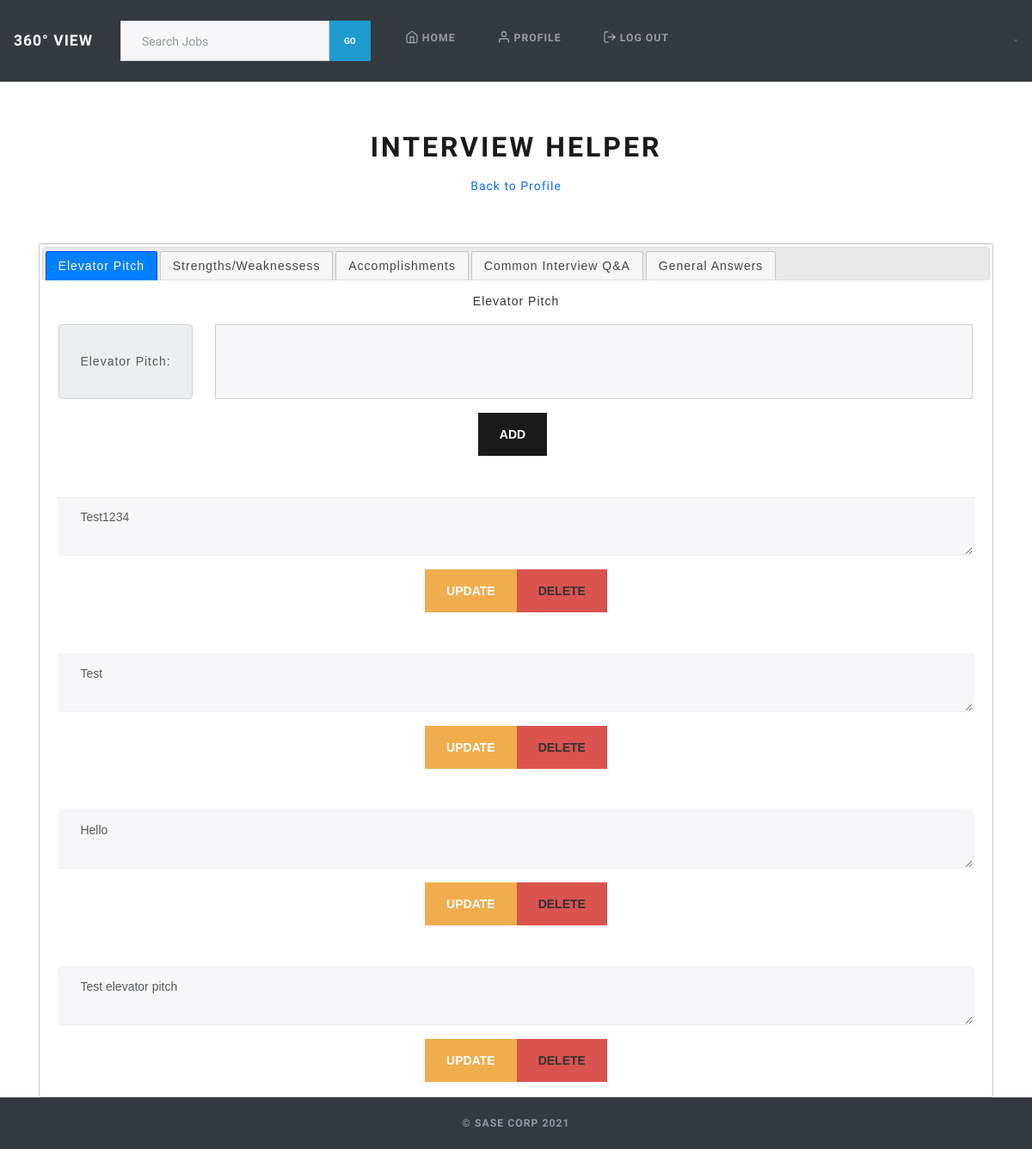
Page /job/interview_helper/3 (signed in) on the earlier database version.
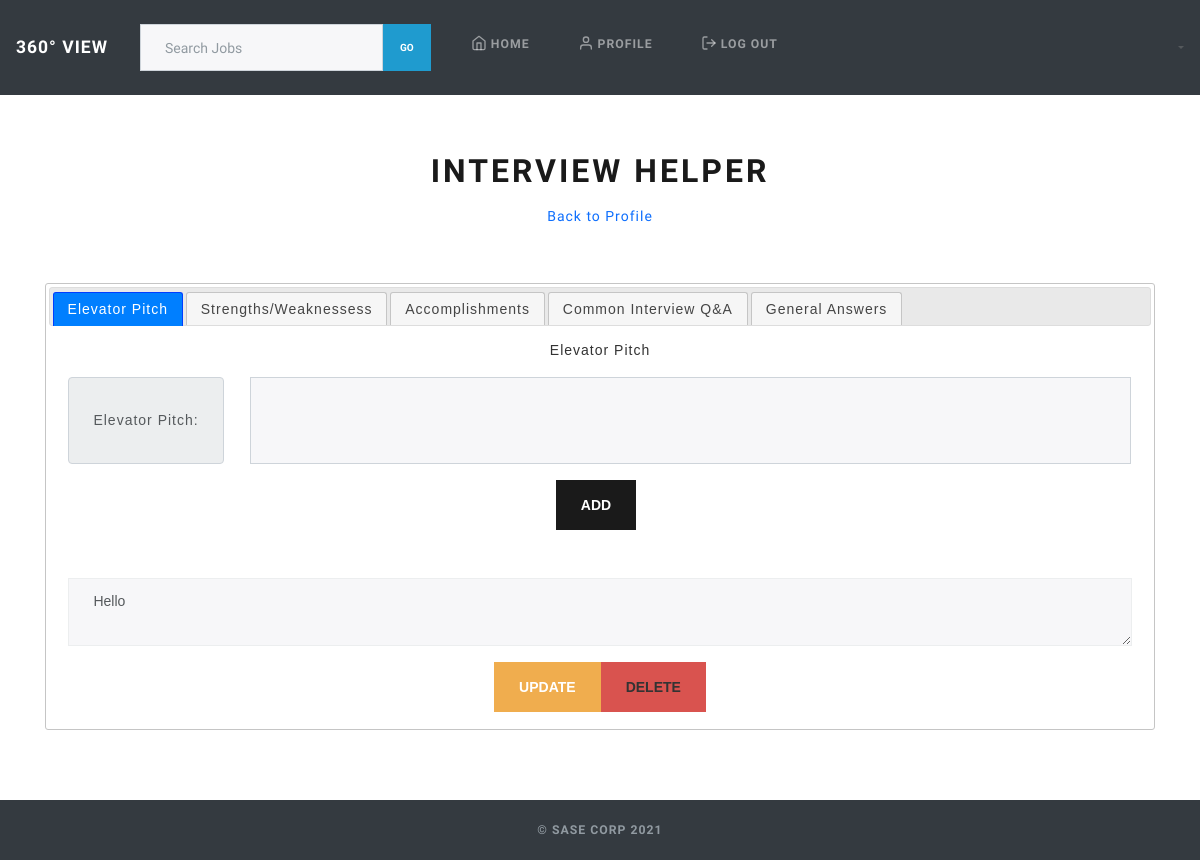
Same page on the later database version.
### jobSearch_app/models.py (models this page shows)
class ElevatorPitch(models.Model):
    creator = models.ForeignKey(User, on_delete=models.CASCADE)
    elevator_pitch = models.TextField()
    created_at = models.DateField(auto_now=True)
    updated_at = models.DateField(auto_now_add=True)

### jobSearch_app/views.py (the view)
# urls.py: path('interview_helper/<int:user_id>', views.interview_helper),
def interview_helper(request, user_id):
    if 'userid' in request.session:
        user = User.objects.get(id=user_id)
        context = {
            "user": User.objects.get(id=user_id),
            'elevator_pitch': ElevatorPitch.objects.filter(creator = user),
            'str_weak': Strength_Weakness.objects.filter(creator = user),
            'accomplishments': Accomplishments.objects.filter(creator = user),
            'common_qa': CommonQA.objects.filter(creator = user),
            'general': General.objects.filter(creator = user)
        }
        return render(request, 'interview-helper.html', context)
    else:
        return redirect('/')

### jobSearch_app/templates/interview-helper.html (shortened to what this page needs)
<!DOCTYPE html>
<html lang="en">
<head>
    <link rel="stylesheet" href="https://cdn.jsdelivr.net/npm/bootstrap@5.0.1/dist/css/bootstrap.min.css">
    <link rel="stylesheet" href="https://cdn.jsdelivr.net/npm/bootswatch@4.5.2/dist/lux/bootstrap.min.css">
    <link rel="stylesheet" href="https://cdn.jsdelivr.net/npm/bootstrap-icons@1.3.0/font/bootstrap-icons.css">
    <link rel="stylesheet" href="//code.jquery.com/ui/1.12.1/themes/base/jquery-ui.css">
    {% load static %}
    <link rel="stylesheet" href="{% static 'css/styles.css' %}">
</head>
<header class="mb-5">
    {% include "top-nav.html" %}
</header>
<body class="text-center d-flex flex-column min-vh-100" style="padding-top: 3.5rem;">
    <div class="container">
        <main role="main" class="inner cover">
            <div class="row justify-content-lg-between mt-5">
                <div class="col-12">
                    <h1>INTERVIEW HELPER</h1>
                </div>
                <a class="nav-link" href="/job/profile/{{user.id}}">Back to Profile</a>
                <div class="col-12 mt-5">
                    <div id="tabs">
                        <ul>
                            <li><a href="#tabs-1">Elevator Pitch</a></li>
                            <li><a href="#tabs-2">Strengths/Weaknessess</a></li>
                            <li><a href="#tabs-3">Accomplishments</a></li>
                            <li><a href="#tabs-4">Common Interview Q&A</a></li>
                            <li><a href="#tabs-5">General Answers</a></li>
                        </ul>
                        <div id="tabs-1">
                            <p>Elevator Pitch</p>
                            <form id="elevatorPitch_form" action="/job/interview_helper/{{user.id}}/elevator_pitch" method="POST" autocomplete="off">
                                <div class="form-group row">
                                    <div class="input-group-prepend col-2">
                                        <span class="input-group-text">Elevator Pitch: </span>
                                    </div>
                                    <div class="col-10">
                                        <input type="text" id="elevator-pitch" name="elevator-pitch" class="form-control form-control-lg">
                                    </div>
                                </div>
                                <button class="btn btn-primary mr-2" type="submit">Add</button>
                            </form>
                            {% for pitch in elevator_pitch %}
                                <form id="elevatorPitch_editForm" action="/job/interview_helper/{{user.id}}/elevator_pitch/update/{{ pitch.id }}" method="POST" autocomplete="off">
                                    <div class="form-group">
                                        <textarea class="form-control border mt-5" name="elevator_pitch_edit" id="elevator_pitch_edit">{{ pitch.elevator_pitch }}</textarea>
                                    </div>
                                    <div class="d-flex justify-content-center">
                                        <button class="btn btn-warning" type="submit">Update</button>
                                        <button class="btn btn-danger" type="submit"><a href="/job/interview_helper/{{user.id}}/elevator_pitch/delete/{{ pitch.id }}">Delete</a></button>
                                    </div>
                                </form>
                            {% endfor %}
                        </div>
                    </div>
                </div>
            </div>
        </main>
    </div>
    {% include "footer.html" %}
</body>
</html>

Differences in the rows shown:
removed ElevatorPitch: elevator_pitch_edit "Test1234"
removed ElevatorPitch: elevator_pitch_edit "Test"
removed ElevatorPitch: elevator_pitch_edit "Test elevator pitch"
